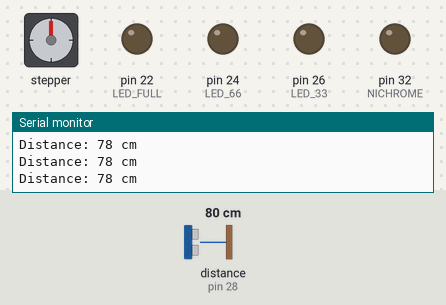
A sketch run on a simulated Arduino Mega 2560, built with avr-gcc and run on an emulated ATmega2560. On the bench: stepper motor, output pins drawn as LEDs (lit = HIGH), the last lines printed to the serial monitor. Wiring (inferred from the names in the program): ultrasonic range finder: trigger pin 30; echo pin 28; stepper motor driver (200 steps per turn assumed): step pin 2; direction pin 5; enable pin 8. Inputs (shaded band) come from the test bench; at power-on: distance to the obstacle (sensor on pin 28) 80 cm. The echo pulse lasts 58.3 µs per cm; pins used as bus, display or sensor lines are not drawn.

Above: at 1.2 s.
1.3 s: distance to the obstacle (sensor on pin 28) set to 42 cm
2.8 s: distance to the obstacle (sensor on pin 28) set to 34 cm
At 3.2 s:
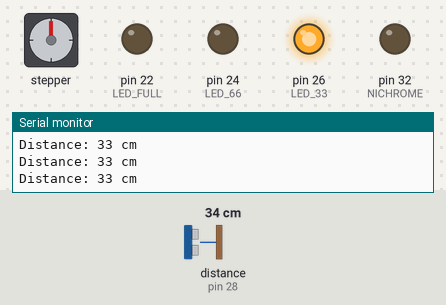
4.3 s: distance to the obstacle (sensor on pin 28) set to 27 cm
At 5.5 s:
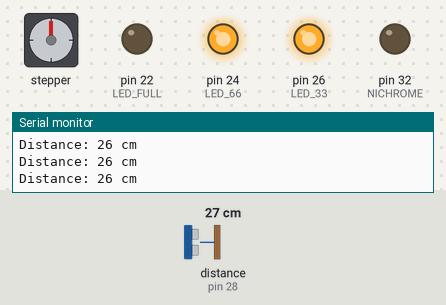
5.8 s: distance to the obstacle (sensor on pin 28) set to 2 cm
At 8.8 s:
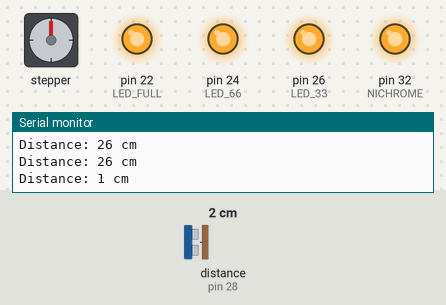
Timing chart, 0 to 35.3 s (numbered marks = the images above; inputs shaded):
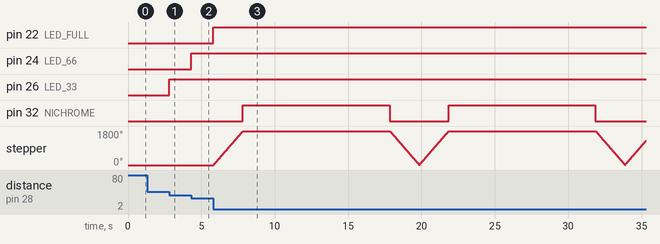

The sketch:

Level_Detection_CNC.ino
```cpp
#define TRIG_PIN 30
#define ECHO_PIN 28
#define LED_33 26
#define LED_66 24
#define LED_FULL 22
#define NICHROME 32
#define X_STEP_PIN 2  // Pin for step signal (X-axis)
#define X_DIR_PIN 5   // Pin for direction signal (X-axis)
#define X_ENABLE_PIN 8 // Pin to enable/disable the motor
int dist = 5;
bool run = false;
void setup() {
  pinMode(X_STEP_PIN, OUTPUT);
  pinMode(X_DIR_PIN, OUTPUT);
  pinMode(X_ENABLE_PIN, OUTPUT); // Enable the motor (LOW to enable)
  digitalWrite(X_ENABLE_PIN, LOW); // Set direction of rotation
  digitalWrite(X_DIR_PIN, HIGH); // HIGH for one direction, LOW for the other
  pinMode(TRIG_PIN, OUTPUT);
  pinMode(ECHO_PIN, INPUT);
  pinMode(LED_33, OUTPUT);
  pinMode(LED_66, OUTPUT);
  pinMode(LED_FULL, OUTPUT);
  pinMode(NICHROME, OUTPUT);
  Serial.begin(9600);
}
long getDistance() {
    digitalWrite(TRIG_PIN, LOW);
    delayMicroseconds(2);
    digitalWrite(TRIG_PIN, HIGH);
    delayMicroseconds(10);
    digitalWrite(TRIG_PIN, LOW);
    long duration = pulseIn(ECHO_PIN, HIGH);
    long distance = duration * 0.034 / 2;  // Convert to cm
    return distance;
}


void runStepper(int distance)
{
  for (int i = 0; i < distance * 200; i++) { // Assuming 200 steps per revolution
            digitalWrite(X_STEP_PIN, HIGH);
            delayMicroseconds(1000); // Adjust speed by changing the delay
            digitalWrite(X_STEP_PIN, LOW);
            delayMicroseconds(1000);
        }
}


void loop() {
    long distance = getDistance();


    Serial.print("Distance: ");
    Serial.print(distance);
    Serial.println(" cm");


    // Turn on LEDs based on distance thresholds
    if(distance !=0){
      digitalWrite(LED_33, (distance <= 37) ? HIGH : LOW);
      digitalWrite(LED_66, (distance <= 29) ? HIGH : LOW);
      digitalWrite(LED_FULL, (distance <= 20) ? HIGH : LOW);
    }


    if ((distance < 20)&& (distance !=0)) {
        run = true;
        runStepper(dist);
        digitalWrite(NICHROME, HIGH);
        delay(10000);
        digitalWrite(X_DIR_PIN, !digitalRead(X_DIR_PIN));
        digitalWrite(NICHROME, LOW);
        runStepper(dist);
        digitalWrite(X_DIR_PIN, !digitalRead(X_DIR_PIN));
    }
}
```

Measured:
- the behaviour switches between 39 and 38 cm on distance to the obstacle (sensor on pin 28) (found by bisection; images 0 and 1)
- the behaviour switches between 31 and 30 cm on distance to the obstacle (sensor on pin 28) (found by bisection; images 1 and 2)
- after the input at 2.8 s, pin 26 (LED_33): LOW → HIGH at once
- after the input at 4.3 s, pin 24 (LED_66): LOW → HIGH at once
- after the input at 5.8 s, pin 22 (LED_FULL): LOW → HIGH at once; pin 32 (NICHROME): alternates HIGH for 10.0 s and LOW for 4.0 s, starting after 2.0 s; stepper: turns 1800° clockwise in 2.0 s, then 1799° counter-clockwise in 2.0 s, then 1799° clockwise in 2.0 s, then 1799° counter-clockwise in 2.0 s, and so on
